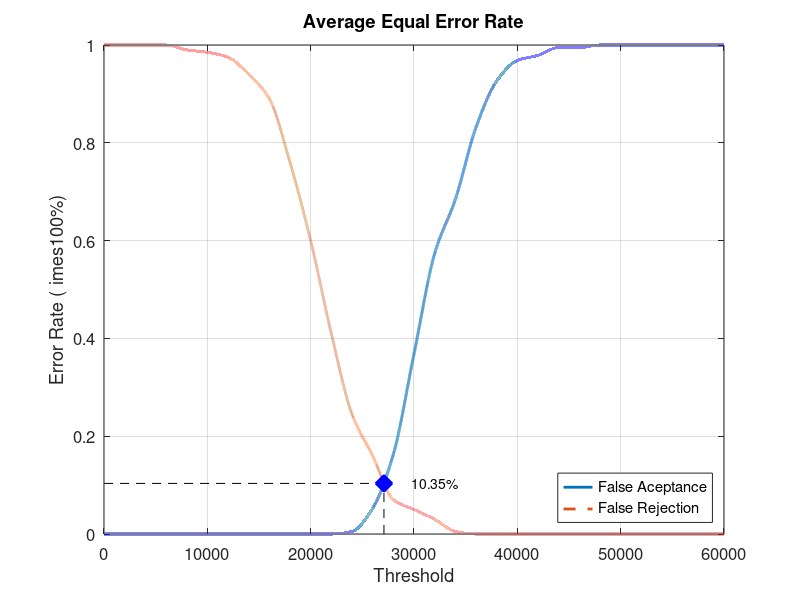
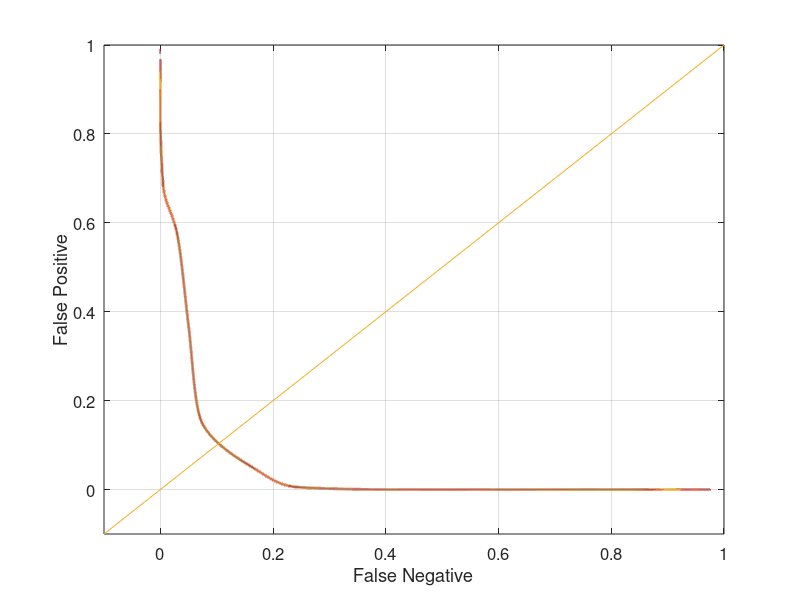

These figures' MATLAB source, in order:
close all;
clear;
clc;
x = 0:2000:60000;
xq = 0:0.5:60000;

y0 = [0 0 0 0 0 0 0 0 0 0 0 0 0.00526316 0.0526316 0.163158 0.368421 0.573684 0.684211 0.831579 0.926316 0.968421 0.978947 0.994737 0.994737 1 1 1 1 1 1 1]
yy0 = interp1(x, y0, xq, 'pchip');
y1 = [1 1 1 1 0.99 0.985 0.975 0.94 0.89 0.76 0.6 0.41 0.245 0.16 0.07 0.05 0.03 0.005 0 0 0 0 0 0 0 0 0 0 0 0 0]
yy1 = interp1(x, y1, xq, 'pchip');

% Calculating EER: 
y2 = abs(y0 - y1);
find(y2 == min(y2))
yy2 = abs(yy0 - yy1);
xEER = find(yy2 == min(yy2));
xEERIndex = xq(xEER) % X-axis EER
yEER = yy0(xEER) % Y-axis EER

main = figure
plot(xq, yy0,'-','LineWidth', 2);	hold on
plot(xq, yy1,'--','LineWidth', 2);	hold on
plot([xEERIndex xEERIndex], [0 yEER], 'k--');	hold on
plot([0 xEERIndex], [yEER yEER], 'k--');	hold on
plot(xEERIndex, yEER, 'bx', 'LineWidth', 10);	hold on
text(xEERIndex + 10 * xEERIndex / 100, yEER, [num2str(round((10000 * yEER)) / 100) '%'])
legend('False Aceptance', 'False Rejection', 'Location', 'SouthEast')
xlabel('Threshold')
ylabel('Error Rate (	imes100%)')
title('Average Equal Error Rate')
set(gca, 'FontSize', 12)
axis([0 60000 0 1])
grid on

print(main, 'Database1_3Main', '-dpng');
FNRxFPR = figure('Color', [1 1 1]);
plot(yy1, yy0, '-', yy1, yy0, 'LineWidth', 2);
hold on
y = -0.1:0.1:1
plot(y, y); 
set(gca, 'FontSize', 12)
xlabel('False Negative')
ylabel('False Positive')
axis([-0.1 1 -0.1 1])
set(gca, 'FontSize', 12)
grid on

print(FNRxFPR, 'Database1_3FNRxFPR','-dpng');
